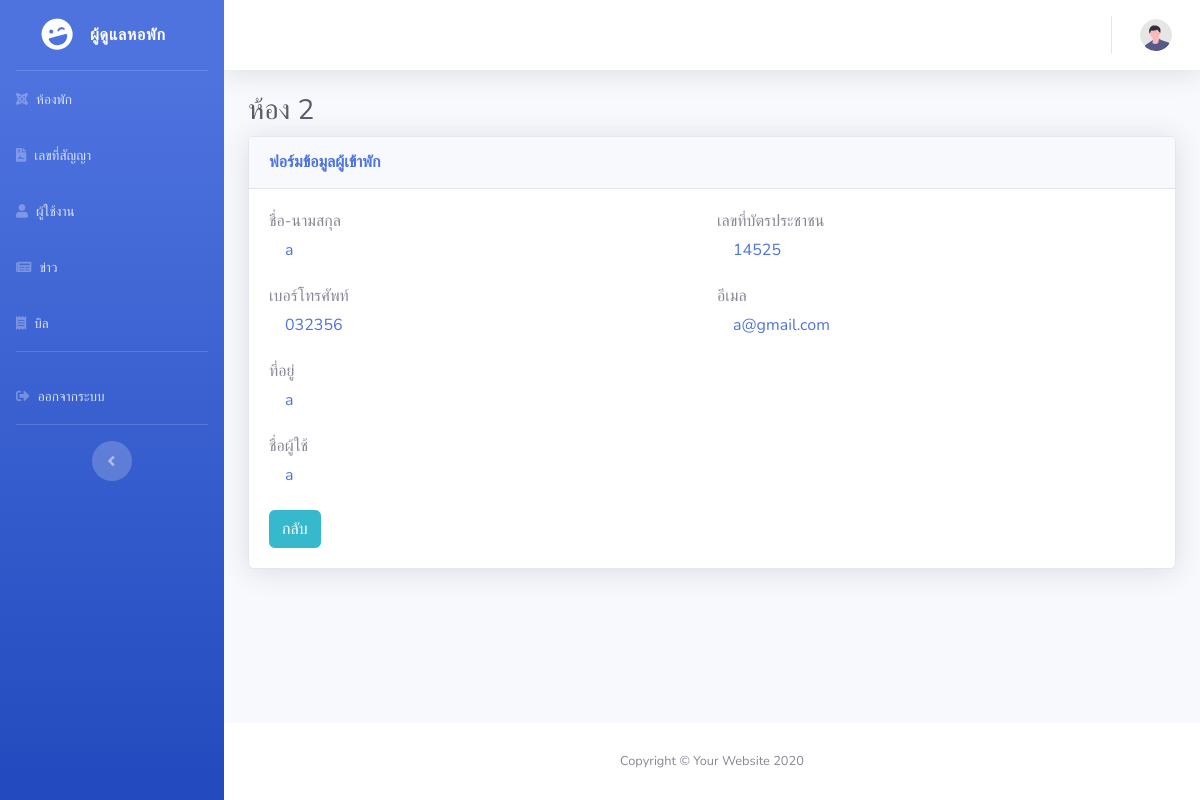
Screenshot of /admin/show_renter.php?room_id=2&rid=6&leases_id=3 (signed in) with the database file from the repository.
### tables this page shows
CREATE TABLE `leases` (
  `leases_id` int(11) NOT NULL COMMENT 'เลขที่สัญญาเช่า',
  `aid` int(11) NOT NULL COMMENT 'รหัสผู้ดูแลหอพัก',
  `rid` int(11) NOT NULL COMMENT 'รหัสผู้เช่า',
  `room_id` int(11) NOT NULL COMMENT 'หมายเลขห้องพัก',
  `leases_date` date NOT NULL COMMENT 'วันที่ทำสัญญาเช่า',
  `expires_date` date NOT NULL COMMENT 'วันที่หมดสัญญา',
  `leases_status` varchar(20) NOT NULL COMMENT 'สถาานะสัญญาเช่า ',
  `l_c_e` int(11) NOT NULL COMMENT 'ค่าไฟต่อหน่วย',
  `l_c_w` int(11) NOT NULL COMMENT 'ค่าน้ำต่อหน่วย',
  `l_rent` int(11) NOT NULL COMMENT 'ค่าเช่า'
);

CREATE TABLE `renter` (
  `rid` int(11) NOT NULL COMMENT 'รหัสผู้เช่า',
  `r_name` varchar(100) NOT NULL COMMENT 'ชื่อ-สกุล ',
  `r_tel` varchar(20) NOT NULL COMMENT 'เบอร์โทรศัพท์',
  `r_idcard` varchar(20) NOT NULL COMMENT 'เลขบัตรประชาชน',
  `r_add` text NOT NULL COMMENT 'ที่อยู่',
  `r_email` varchar(30) NOT NULL COMMENT 'อีเมล',
  `username` varchar(100) NOT NULL COMMENT 'รหัสผ่าน',
  `password` text NOT NULL COMMENT 'ชื่อผู้ใช้'
);

### admin/show_renter.php (the view, shortened to what this page needs)
<?php
if (isset($_SESSION["aid"])) {
    if (isset($_GET["room_id"]) && isset($_GET["rid"]) && isset($_GET["leases_id"])) {
        $room_id = $_GET["room_id"];
        $rid = $_GET["rid"];
        $leases_id = $_GET["leases_id"];
        ?>
<!DOCTYPE html>
<html lang="en">
<head>
    <link href="vendor/fontawesome-free/css/all.min.css" rel="stylesheet" type="text/css">
    <link href="css/sb-admin-2.min.css" rel="stylesheet">
    <link href="vendor/datatables/dataTables.bootstrap4.min.css" rel="stylesheet">
</head>
<body id="page-top">
    <div id="wrapper">
        <?php include_once "./sidebar.php";?>
        <div id="content-wrapper" class="d-flex flex-column">
            <div id="content">
                <?php include_once "./navbar.php";?>
                <div class="container-fluid">
                    <h1 class="h3 mb-2 text-gray-800">ห้อง <?=$room_id?></h1>
                    <div class="card shadow mb-4">
                        <div class="card-header py-3">
                            <h6 class="m-0 font-weight-bold text-primary">ฟอร์มข้อมูลผู้เข้าพัก</h6>
                        </div>
                        <div class="card-body">
                            <?php
include "./configs/connectDB.php";
        $sql = "SELECT * FROM leases l
                              JOIN renter ren USING(rid)
                              JOIN room r USING(room_id)
                              WHERE l.leases_id='$leases_id' AND ren.rid='$rid' AND r.room_id='$room_id'";
        $result = mysqli_query($conn, $sql);
        while ($data = mysqli_fetch_assoc($result)) {
            ?>
                            <form method="post" action="">
                                <div class="form-row">
                                    <div class="form-group col-md-6">
                                        <label for="inputAddress">ชื่อ-นามสกุล</label>
                                        <h6 class="text-primary ml-3"><?=$data["r_name"]?></h6>
                                    </div>
                                    <div class="form-group col-md-6">
                                        <label for="inputAddress">เลขที่บัตรประชาชน</label>
                                        <h6 class="text-primary ml-3"><?=$data["r_idcard"]?></h6>
                                    </div>
                                    <div class="form-group col-md-6">
                                        <label for="inputAddress">เบอร์โทรศัพท์</label>
                                        <h6 class="text-primary ml-3"><?=$data["r_tel"]?></h6>
                                    </div>
                                    <div class="form-group col-md-6">
                                        <label for="inputAddress">อีเมล</label>
                                        <h6 class="text-primary ml-3"><?=$data["r_email"]?></h6>
                                    </div>
                                    <div class="form-group col-md-12">
                                        <label for="inputAddress">ที่อยู่</label>
                                        <h6 class="text-primary ml-3"><?=$data["r_add"]?></h6>
                                    </div>
                                    <div class="form-group col-md-6">
                                        <label for="inputAddress">ชื่อผู้ใช้</label>
                                        <h6 class="text-primary ml-3"><?=$data["username"]?></h6>
                                    </div>
                                </div>
                                <a href="./data_renter.php" class="btn btn-info">กลับ</a>
                            </form>
                            <?php
}
        ?>
                        </div>
                    </div>
                </div>
            </div>
            <?php
include_once "./footer.php";
        ?>
        </div>
    </div>
</body>
</html>
<?php
}
} else {
    echo "<script>";
    echo "location = './login.php';";
    echo "</script>";
}
?>

### rows the page displays
leases: rid.r_name "a", rid.r_idcard "14525", rid.r_tel "032356", rid.r_email "a@gmail.com", rid.r_add "a", rid.username "a"

### other values shown
$room_id "2"
